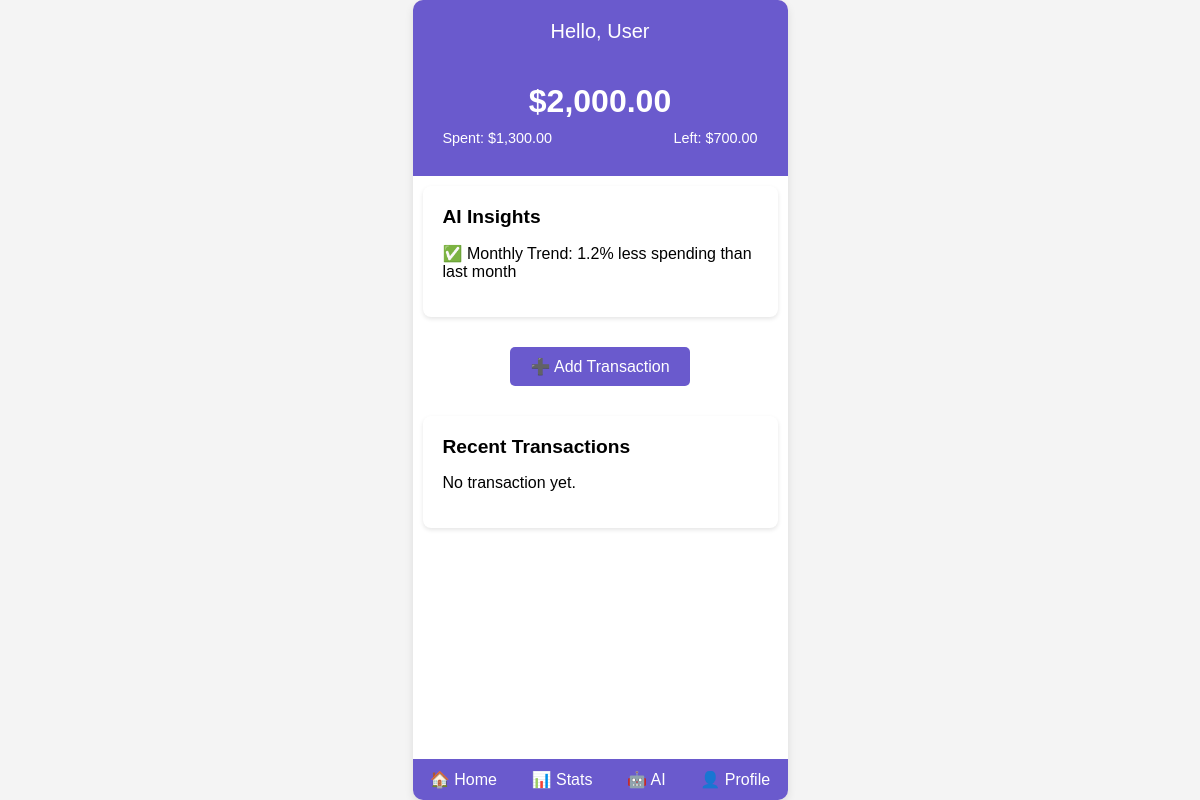
/homepage (signed in), run on an earlier commit of the app's database.
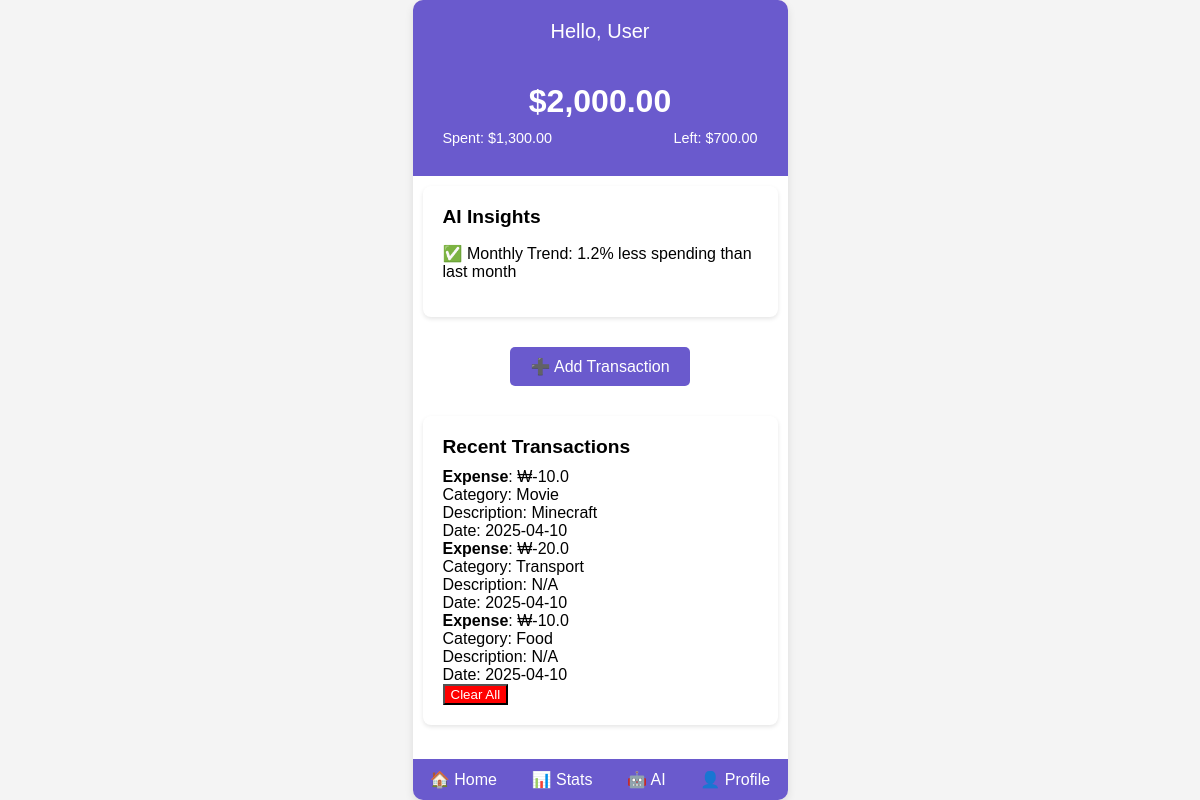
And on a later commit of the database.
### main.py (models this page shows)
class Transaction(db.Model):
    id = db.Column(db.Integer, primary_key=True)
    amount = db.Column(db.Float, nullable=False)
    type = db.Column(db.String(10), nullable=False) # income
    category = db.Column(db.String(50), nullable=False)
    description = db.Column(db.String(200))
    date = db.Column(db.DateTime, default=datetime.utcnow)
    user_id = db.Column(db.Integer, db.ForeignKey('user.id'), nullable=False)
    user = db.relationship('User', backref=db.backref('transactions', lazy=True))

### main.py (the view)
@app.route('/homepage')
def homepage():
    if 'username' not in session:
        return redirect(url_for('home'))
    user = User.query.filter_by(username=session['username']).first()
    if not user:
            return "User not found", 404
    transactions = Transaction.query.filter_by(user_id=user.id).order_by(Transaction.date.desc()).all()
    return render_template('homepage.html', username=session['username'], transactions=transactions)

### templates/homepage.html (shortened to what this page needs)
{% extends "base.html" %}
{% block content %}
    <div id="homePage" class="page active">
        <div class="header">Hello, User</div>
        <div class="balance-section">
            <h2>$2,000.00</h2>
            <div class="balance-details">
                <span>Spent: $1,300.00</span>
                <span>Left: $700.00</span>
            </div>
        </div>
        <div class="insights">
            <h3>AI Insights</h3>
            <p>✅ Monthly Trend: 1.2% less spending than last month</p>
        </div>
        <div class="add-transaction">
            <button id="addTransactionBtn">➕ Add Transaction</button>
        </div>
        <div class="transaction-section">
            <h3>Recent Transactions</h3>
            {% for txn in transactions %}
            <div class="transaction-card">
                <div><strong>{{ txn.type.capitalize() }}</strong>: ₩{{ txn.amount }}</div>
                <div>Category: {{ txn.category }}</div>
                <div>Description: {{ txn.description or 'N/A' }}</div>
                <div>Date: {{ txn.date.strftime('%Y-%m-%d') }}</div>
            </div>
            {% else %}
                <p>No transaction yet.</p>
            {% endfor %}
            {% if transactions %}
            <form action="{{ url_for('clear_transactions') }}" method="POST" onsubmit="return confirm('Are you sure you want to clear all transactions?');">
                <button type="submit" style="background-color: red;color: white;">Clear All</button>
            </form>
            {% endif %}
        </div>
    </div>
{% endblock %}

### templates/base.html (shortened to what this page needs)
<!DOCTYPE html>
<html lang="en">
<head>
    <link rel="stylesheet" href="{{ url_for('static', filename='man.css') }}">
</head>
<body>
    <div class="container">
        {% block content %}
        {% endblock %}
        {% include 'nav.html' %}
    </div>
</body>
</html>

### templates/nav.html
<nav class="bottom-nav">
    <a href="{{ url_for('homepage') }}"><button>🏠 Home</button></a>
    <a href="{{ url_for('stats') }}"><button>📊 Stats</button></a>
    <a href="{{ url_for('ai') }}"><button>🤖 AI</button></a>
    <a href="{{ url_for('profile') }}"><button>👤 Profile</button></a>
</nav>

### static/man.css (style rules this page uses)
body { font-family: Arial, sans-serif; margin: 0; background: #f4f4f4; display: flex; justify-content: center; align-items: center; height: 100vh; }
.container { width: 375px; background-color: white; border-radius: 10px; box-shadow: 0 4px 8px rgba(0, 0, 0, 0.1); overflow: hidden; height: 100%; display: flex; flex-direction: column; position: relative; }
.container::before { content: ""; position: absolute; top: 0; left: 0; width: 100%; height: 100%; background: linear-gradient(-45deg, #6a5acd, #8a2be2, #ff69b4, #ff4500); background-size: 400% 400%; animation: waveEffect 8s ease infinite; opacity: 0.5; z-index: -1; border-radius: 10px; }
.page { display: none; width: 100%; height: 100%; overflow-y: auto; }
.active { display: block; }
.header { background-color: #6a5acd; color: white; text-align: center; padding: 20px; font-size: 20px; }
.balance-section { background-color: #6a5acd; color: white; padding: 20px; text-align: center; }
.balance-section h2 { margin: 0; font-size: 2em; }
.balance-details { display: flex; justify-content: space-between; padding: 10px; font-size: 0.9em; }
.insights { background-color: white; padding: 20px; margin: 10px; border-radius: 8px; box-shadow: 0 2px 4px rgba(0, 0, 0, 0.1); }
.insights h3 { margin: 0 0 10px 0; font-size: 1.2em; }
.add-transaction { text-align: center; padding: 20px; display: flex; justify-content: center; align-items: center; }
.add-transaction button { background-color: #6a5acd; color: white; border: none; padding: 10px 20px; border-radius: 5px; font-size: 1em; cursor: pointer; }
.transaction-section { background-color: white; padding: 20px; margin: 10px; border-radius: 8px; box-shadow: 0 2px 4px rgba(0, 0, 0, 0.1); }
.transaction-section h3 { margin: 0 0 10px 0; font-size: 1.2em; }
.bottom-nav { background-color: #6a5acd; display: flex; justify-content: space-around; padding: 10px 0; }
.bottom-nav button { background: none; border: none; color: white; font-size: 1em; cursor: pointer; }

What changed in the data, as far as the page shows it:
added Transaction: type "Expense", amount "-10.0", category "Movie", description "Minecraft", date "2025-04-10"
added Transaction: type "Expense", amount "-20.0", category "Transport", description "N/A", date "2025-04-10"
added Transaction: type "Expense", amount "-10.0", category "Food", description "N/A", date "2025-04-10"
Also different on the page:
text no longer shown: "No transaction yet."
text now shown: "Clear All"
